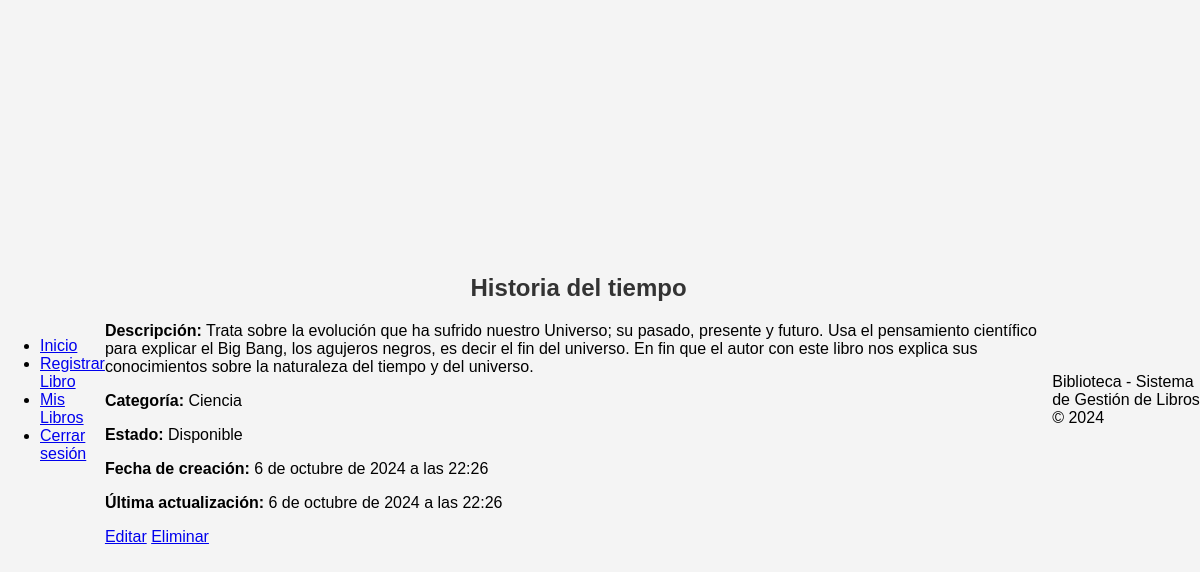
The app's page /gestion_libros/detalle/2/ (signed in) with its own data.
### gestion_libros/models.py (models this page shows, shortened)
class Libro(models.Model):
    titulo = models.CharField(max_length=200)
    descripcion = models.TextField()
    categoria = models.ForeignKey(Categoria, on_delete=models.CASCADE)
    estado = models.ForeignKey(Estado, on_delete=models.CASCADE)
    usuario = models.ForeignKey(User, on_delete=models.CASCADE)
    fecha_creacion = models.DateTimeField(auto_now_add=True)
    fecha_actualizacion = models.DateTimeField(auto_now=True)

class Categoria(models.Model):
    titulo = models.CharField(max_length=100)
    fecha_creacion = models.DateTimeField(auto_now_add=True)
    fecha_actualizacion = models.DateTimeField(auto_now=True)

class Estado(models.Model):
    titulo = models.CharField(max_length=100)
    fecha_creacion = models.DateTimeField(auto_now_add=True)
    fecha_actualizacion = models.DateTimeField(auto_now=True)

### gestion_libros/views.py (the view)
# urls.py: path('detalle/<int:libro_id>/', views.detalle_libro, name='detalle_libro'),  # Ver detalles de un libro
@login_required
def detalle_libro(request, libro_id):
    libro = get_object_or_404(Libro, id=libro_id, usuario=request.user)
    return render(request, 'gestion_libros/detalle_libro.html', {'libro': libro})

### gestion_libros/templates/gestion_libros/detalle_libro.html (shortened to what this page needs)
{% extends 'gestion_libros/base.html' %}
{% block content %}
<h2>{{ libro.titulo }}</h2>
<p><strong>Descripción:</strong> {{ libro.descripcion }}</p>
<p><strong>Categoría:</strong> {{ libro.categoria.titulo }}</p>
<p><strong>Estado:</strong> {{ libro.estado.titulo }}</p>
<p><strong>Fecha de creación:</strong> {{ libro.fecha_creacion }}</p>
<p><strong>Última actualización:</strong> {{ libro.fecha_actualizacion }}</p>
<a href="{% url 'editar_libro' libro.id %}">Editar</a>
<a href="{% url 'eliminar_libro' libro.id %}">Eliminar</a>
{% endblock %}

### gestion_libros/templates/gestion_libros/css/estilos.css (style rules this page uses)
body { font-family: Arial, sans-serif; background-color: #f4f4f4; margin: 0; padding: 0; display: flex; justify-content: center; align-items: center; min-height: 100vh; }
h1, h2, h3 { color: #333; text-align: center; }

### records on screen
Libro: titulo "Historia del tiempo", descripcion "Trata sobre la evolución que ha sufrido nuestro Universo; su pasado, presente y futuro. Usa el pensamiento científico para explicar el Big Bang, los agujeros negros, es decir el fin del universo. En fin que el autor con este libro nos explica sus conocimientos sobre la naturaleza del tiempo y del universo.", categoria.titulo "Ciencia", estado.titulo "Disponible", fecha_creacion "6 de octubre de 2024 a las 22:26", fecha_actualizacion "6 de octubre de 2024 a las 22:26"
